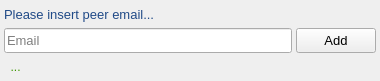
<?xml version="1.0" encoding="UTF-8"?>
<ui version="4.0">
 <class>FriendRequestObject</class>
 <widget class="QWidget" name="FriendRequestObject">
  <property name="geometry">
   <rect>
    <x>0</x>
    <y>0</y>
    <width>380</width>
    <height>81</height>
   </rect>
  </property>
  <property name="sizePolicy">
   <sizepolicy hsizetype="Fixed" vsizetype="Fixed">
    <horstretch>0</horstretch>
    <verstretch>0</verstretch>
   </sizepolicy>
  </property>
  <property name="minimumSize">
   <size>
    <width>380</width>
    <height>81</height>
   </size>
  </property>
  <property name="maximumSize">
   <size>
    <width>380</width>
    <height>81</height>
   </size>
  </property>
  <property name="font">
   <font>
    <pointsize>10</pointsize>
   </font>
  </property>
  <property name="windowTitle">
   <string>Add To Group</string>
  </property>
  <layout class="QGridLayout" name="gridLayout">
   <property name="leftMargin">
    <number>4</number>
   </property>
   <property name="topMargin">
    <number>4</number>
   </property>
   <property name="rightMargin">
    <number>4</number>
   </property>
   <property name="bottomMargin">
    <number>4</number>
   </property>
   <property name="spacing">
    <number>4</number>
   </property>
   <item row="2" column="0" colspan="2">
    <widget class="QLabel" name="serverMessageLabel">
     <property name="minimumSize">
      <size>
       <width>362</width>
       <height>20</height>
      </size>
     </property>
     <property name="maximumSize">
      <size>
       <width>362</width>
       <height>20</height>
      </size>
     </property>
     <property name="font">
      <font>
       <pointsize>9</pointsize>
      </font>
     </property>
     <property name="styleSheet">
      <string notr="true">color: rgb(60, 150, 0);</string>
     </property>
     <property name="text">
      <string>  ...</string>
     </property>
    </widget>
   </item>
   <item row="1" column="1">
    <widget class="QPushButton" name="addButton">
     <property name="minimumSize">
      <size>
       <width>80</width>
       <height>25</height>
      </size>
     </property>
     <property name="maximumSize">
      <size>
       <width>80</width>
       <height>25</height>
      </size>
     </property>
     <property name="font">
      <font>
       <pointsize>10</pointsize>
      </font>
     </property>
     <property name="text">
      <string>Add</string>
     </property>
     <property name="icon">
      <iconset>
       <normalon>../../../../Resources/icons/addUser.png</normalon>
      </iconset>
     </property>
     <property name="iconSize">
      <size>
       <width>16</width>
       <height>16</height>
      </size>
     </property>
    </widget>
   </item>
   <item row="1" column="0">
    <widget class="QLineEdit" name="lineEdit">
     <property name="minimumSize">
      <size>
       <width>0</width>
       <height>25</height>
      </size>
     </property>
     <property name="maximumSize">
      <size>
       <width>16777215</width>
       <height>25</height>
      </size>
     </property>
     <property name="font">
      <font>
       <pointsize>10</pointsize>
      </font>
     </property>
     <property name="placeholderText">
      <string>Email</string>
     </property>
    </widget>
   </item>
   <item row="0" column="0">
    <widget class="QLabel" name="label_2">
     <property name="minimumSize">
      <size>
       <width>0</width>
       <height>20</height>
      </size>
     </property>
     <property name="maximumSize">
      <size>
       <width>16777215</width>
       <height>20</height>
      </size>
     </property>
     <property name="font">
      <font>
       <pointsize>10</pointsize>
      </font>
     </property>
     <property name="styleSheet">
      <string notr="true">color: rgb(32, 74, 135);</string>
     </property>
     <property name="text">
      <string>Please insert peer email...</string>
     </property>
    </widget>
   </item>
  </layout>
 </widget>
 <resources/>
 <connections/>
</ui>
